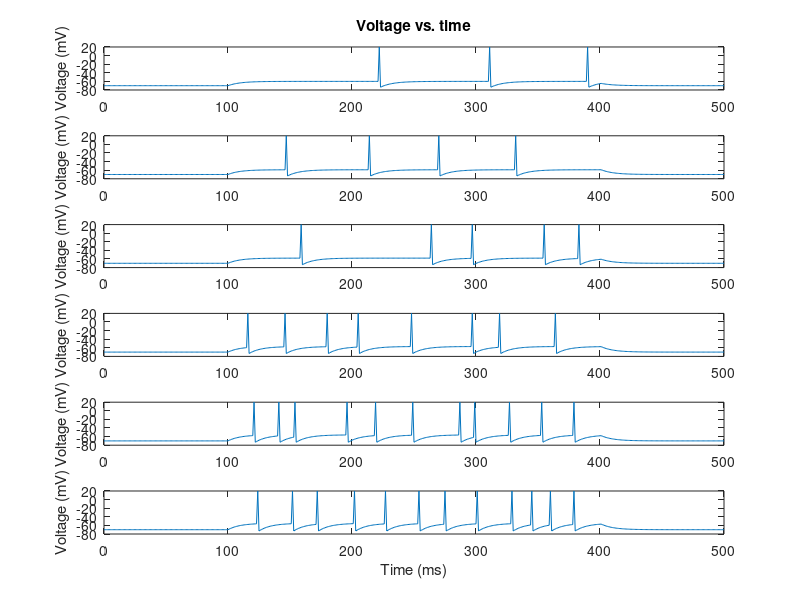

Source code (MATLAB): (Note: this script raises an error after producing the figure.)
%% Simulation

%%%DEFINE PARAMETERS
dt=1; %time step ms
t_end=500; %total run time ms
t_StimStart=100; %time to start injecting current
t_StimEnd=400; %time to end injecting current
V_th=-55; %spike threshold [mV]
E_L=-70; %resting membrane potential [mV]
V_reset=-75; %value to reset voltage to after a spike [mV]
V_spike=20; %value to draw a spike to, when cell spikes
tau=10; %membrane time constant [ms]
R_m=10; %membrane resistance [MOhm]

%%%DEFINE INITIAL VALUES AND VECTORS TO HOLD RESULTS
t_vect=0:dt:t_end; 
V_vect=zeros(1,length(t_vect));
V_plot_vect=zeros(1,length(t_vect));
V_plot_vect2=zeros(1,length(t_vect));

%INTEGRATE THE EQUATION tau*dV/dt = -V + E_L + I_e*R_m
PlotNum=0;
I_Stim_vect=1.:0.1:1.5; %magnitudes of pulse of injected current [nA]
spTrain=zeros(t_end,length(I_Stim_vect));

for I_Stim=I_Stim_vect; %loop over different I_Stim values
    
    PlotNum=PlotNum+1;
    i=1; %index denoting which element of V is being assigned
        
    V_vect(i)=E_L; %first element of V, i.e. value of V at t=0
    V_plot_vect(i)=V_vect(i); %if no spike, then just plot the actual voltage V
    V_plot_vect2(i)=V_vect(i);
    I_e_vect=zeros(1,t_StimStart/dt); %portion of I_e_vect from t=0 to t_StimStart
    I_e_vect=[I_e_vect I_Stim*ones(1,1+((t_StimEnd-t_StimStart)/dt))];
    I_e_vect=[I_e_vect zeros(1,(t_end-t_StimEnd)/dt)];
%     I_e_vect=awgn(I_e_vect,10,'measured');
    I_e_vect_mat(:,PlotNum)=I_e_vect;
    
    NumSpikes=0; %holds number of spikes that have occurred
    
    tao=exprnd(1);
    lambda(i)=log(exp(V_vect(i)-V_th)+1);
    last_spike = 1;
    
    for t=dt:dt:t_end %loop through values of t in steps of df ms        
        %V_inf = E_L + I_e_vect(i)*R_m;
        %V_vect(i+1) = V_inf + (V_vect(i)-V_inf)*exp(-dt/tau);
        
        V_vect(i+1) = V_vect(i) + (E_L-V_vect(i) + I_e_vect(i)*R_m)/tau; %Euler's method
        lambda(i+1)=log(exp(V_vect(i+1)-V_th)+1);
        
        %if statement below says what to do if voltage crosses threshold
        if sum(lambda(last_spike+1:i+1))>tao %cell spiked
            V_plot_vect2(i+1) = V_vect(i+1);
            V_vect(i+1)=V_reset; %set voltage back to V_reset
            V_plot_vect(i+1)=V_spike; %set vector that will be plotted to show a spike here
            
            NumSpikes=NumSpikes+1; %add 1 to the total spike count
            spTrain(i,PlotNum)=1;
            if last_spike == i+1
                disp('two spikes in a row!!')
                return
            end
            last_spike = i+1;
            tao=exprnd(1);
%             lambda(1:i)=0;
%             lambda(i+1)=log(exp(V_vect(i+1)-V_th)+1);
        else %voltage didn't cross threshold so cell does not spike
            V_plot_vect(i+1)=V_vect(i+1); %plot actual voltage
            V_plot_vect2(i+1) = V_vect(i+1);
%             lambda(i+1)=log(exp(V_vect(i+1)-V_th)+1);
        end
        i=i+1; %add 1 to index,corresponding to moving forward 1 time step
    end    
    
    
    %MAKE PLOTS
    figure(2)
    subplot(length(I_Stim_vect),1,PlotNum)
    plot(t_vect,V_plot_vect);
    hold on
%     plot(t_vect,lambda*100)
    if (PlotNum==1)
        title('Voltage vs. time');
    end
    if (PlotNum==length(I_Stim_vect))
        xlabel('Time (ms)');
    end
    ylabel('Voltage (mV)');
    
    if I_Stim ~= I_Stim_vect(end)
        clear lambda
        V_vect=zeros(1,length(t_vect));
        V_plot_vect=zeros(1,length(t_vect));
    end
end


%%
k=R_m/tau;g=1/tau;

I_e=I_e_vect_mat(1:end-1,:);trainM=spTrain;

[expg_Vreset,expg_EL,expg_k]=gconv(I_e,trainM,g); %temporally convolve paramters with g upto spike time

figure;
plot(t_vect(2:end),V_reset.*expg_Vreset(:,end) +E_L.*expg_EL(:,end) + k.*expg_k(:,end),'r');
set(gca,'FontSize',16);
xlabel('Time (ms)');ylabel('Voltage (mV)');
hold on
plot(t_vect(2:end),V_plot_vect2(2:end),'b');
plot([0 t_end],[V_th V_th],'k');
scatter(find(trainM(:,end)),V_vect(find(trainM(:,end))+1))
% plot(t_vect(2:end),lambda(2:end)*50 - 65)
hold off
xlim([0 t_end]);
legend('Fitted V(t)','True V(t)');

%%
link = @(mu) log(exp(mu)-1);  %link = @(mu) mu + log(1-exp(-mu));
derlink = @(mu) exp(mu)./(exp(mu)-1);
invlink = @(resp) log(1 + exp(resp));
F = {link, derlink, invlink};

[betahat_conv,~,stats_conv]=glmfit([expg_Vreset(:) expg_k(:)],trainM(:),'Poisson','link',F);

[betahat_conv(1) E_L-V_th;betahat_conv(2) V_reset-E_L;betahat_conv(3) k]
